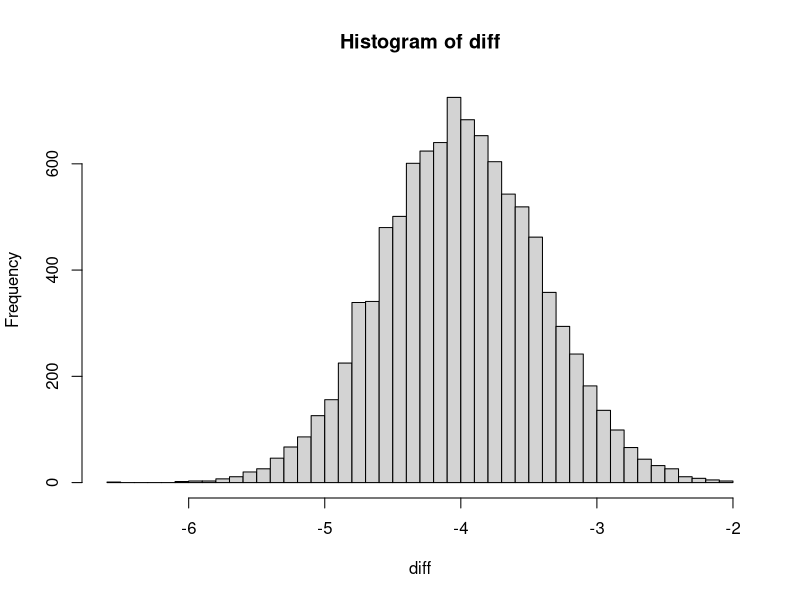

Recreate this plot in R.
# To get the distribution of difference in two sample mean ---  Welsch

muX<- 20
muY<- 24
sigX<- 2.0
sigY<- 3.0
n<-16
m<-118
diff<-c()
Sx_vec<-c()
Sy_vec<-c()
for(i in 1:10000){
X<- rnorm(n,mean=muX, sd=sigX)
Y<- rnorm(m,mean=muY, sd=sigY)
Sx<-sd(X)
Sy<-sd(Y)
Sx_vec<-c(Sx_vec,Sx)
Sy_vec<-c(Sy_vec,Sy)
difference<- (mean(X)- mean(Y))

diff<-c(diff,difference)

}

hist(diff, breaks=40)
Sx_mean<- mean(Sx_vec)
Sy_mean<- mean(Sy_vec)

print(paste("mean(Xbar - Ybar)= ", mean(diff)))

print(paste("sd(Xbar - Ybar)= ", sd(diff)))

print(paste("mu X - mu Y =", (muX-muY)))

print(paste("sd by formula =", (sqrt((Sx_mean^2/n)+(Sy_mean^2/m)))))

# [1] "mean(Xbar - Ybar)=  -3.99930301876624"
# [1] "sd(Xbar - Ybar)=  0.570267097476935"
# [1] "mu X - mu Y = -4"
# [1] "sd by formula = 0.562344881977498"


# ## hypothesis testing
# Two sample t test for independent samples of unknown and unequal 
# population variances - The Welsch t test


sdx=10
sdy=15
n=15
m=5
#find r
# use sd() and mean()
xbar=25
ybar=34
r= ((sdx^2/n)+(sdy^2/m))^2/(((1/(n-1))*(sdx^2/n)^2)+
                              ((1/(m-1))*(sdy^2/m)^2))



r=round(r) ## round up
r
#calculate T

t=(xbar-ybar)/((sqrt((sdx^2/n)+(sdy^2/m))))
t
## follows t(r)
alpha=0.05
tc = pt((1-alpha/2), r)
tc

# conf interval 95%
pos= (xbar-ybar)+ (tc*((sqrt((sdx^2/n)+(sdy^2/m))))) 
pos
neg= (xbar-ybar)- (tc*((sqrt((sdx^2/n)+(sdy^2/m))))) 
neg
